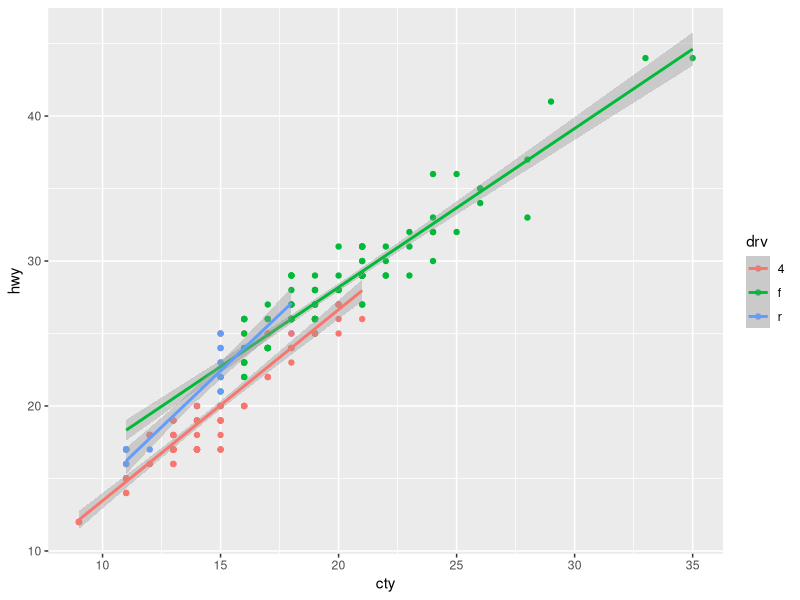
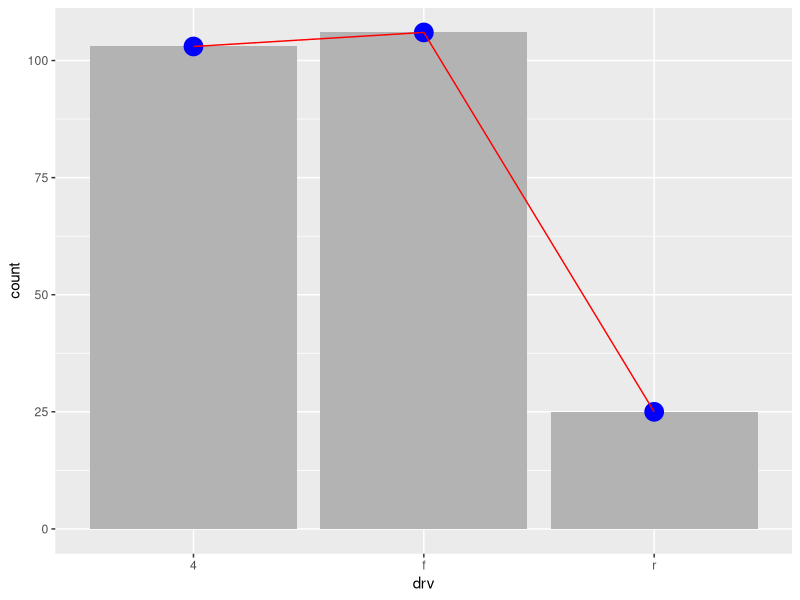
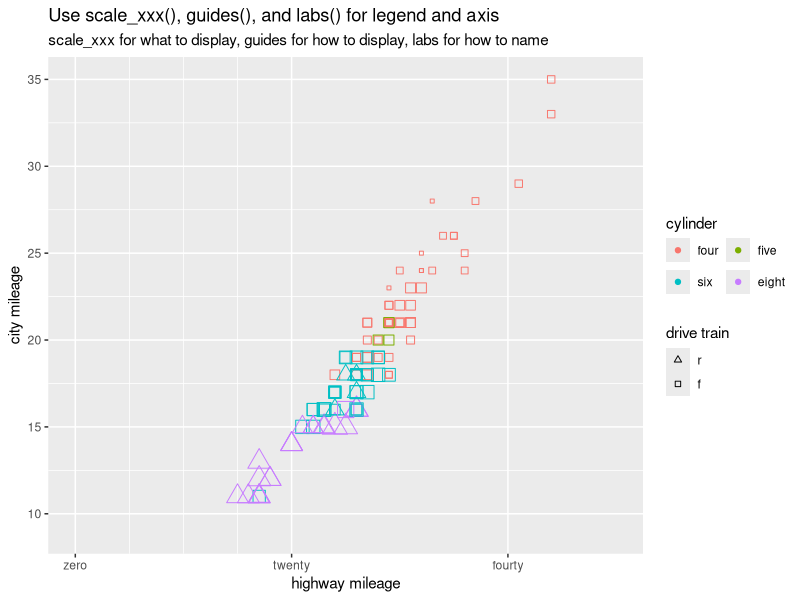
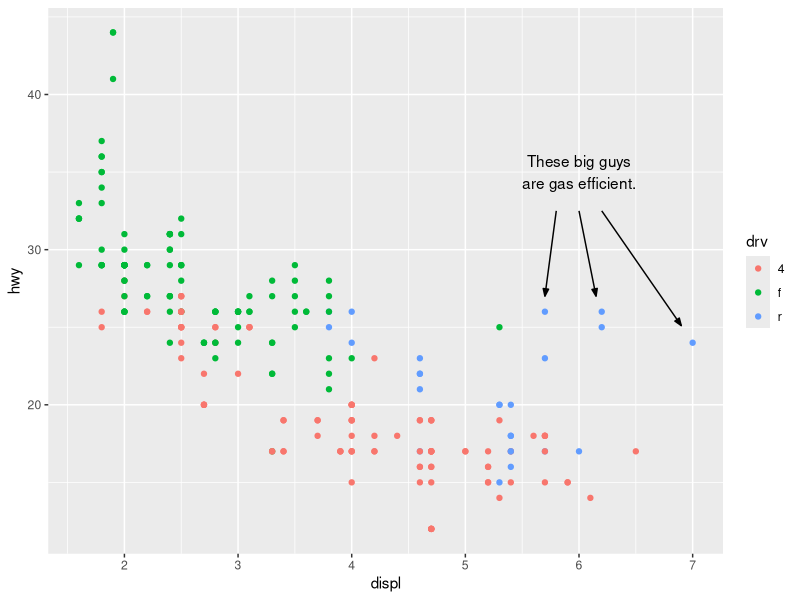
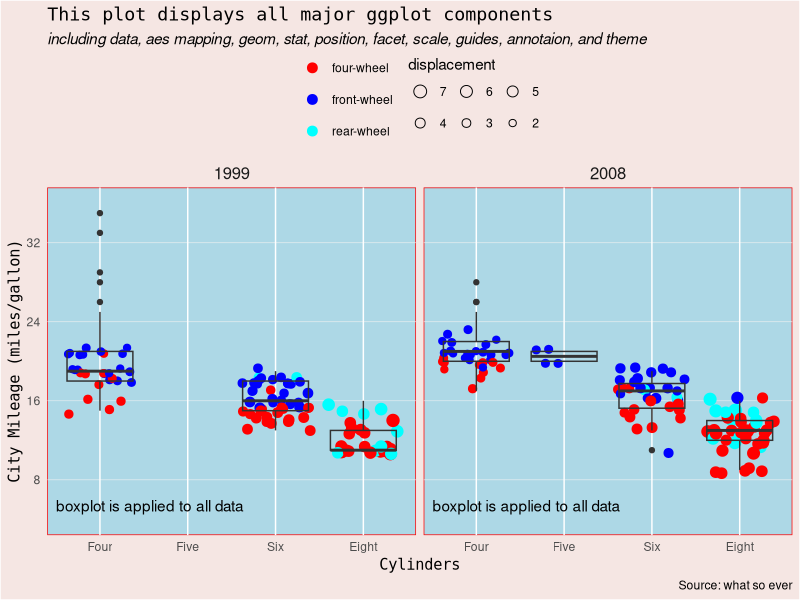

The R source for these figures, in order:
## ---- chunk 1
library(knitr)
opts_chunk$set(message = FALSE, warning = FALSE)
## ---- chunk 2
library(ggplot2)
ggplot(mpg, aes(cty, hwy, color = drv)) +
    geom_point() +
    stat_smooth(method = "lm")
## ---- chunk 3
ggplot(mpg, aes(drv)) +
    stat_count(geom = "bar", fill = "grey70") +
    stat_count(geom = "point", size = 6, color = "blue") +
    stat_count(geom = "line", aes(group = 1), color = "red")
## ---- chunk 4
ggplot(mpg, aes(hwy, cty, color = factor(cyl), shape = drv)) +
    geom_point(aes(size = displ)) +
    # what to display
    scale_x_continuous(limits = c(0, 50),
                       breaks = c(0, 20, 40),
                       labels = c("zero", "twenty", "fourty"), 
                       minor_breaks = c(5, 10, 15)) +
    scale_color_discrete(breaks = c(4, 5, 6, 8), 
                         labels = c("four", "five", "six", "eight")) + # asign colors by default
                                    
    scale_shape_manual(limits = c("f", "r"),      # manually select shape
                       values = c(f = 0, r = 2)) +
    # how to display
    guides(
        size = "none",  # hide size
        color = guide_legend(direction = "horizontal",
                             title.position = "top",
                             nrow = 2,
                             byrow = TRUE,  # arrange row by row, default is by column
                             order = 1),    # first legend to show
        shape = guide_legend(direction = "vertical",
                             reverse = TRUE)  # reverse order of legend keys
    ) +
    # what's your name
    labs(title = "Use scale_xxx(), guides(), and labs() for legend and axis",
         subtitle = "scale_xxx for what to display, guides for how to display, labs for how to name",
         x = "highway mileage",
         y = "city mileage", 
         color = "cylinder", 
         shape = "drive train", 
         size = "haha you cannot see me") 

## ---- chunk 5
ggplot(mpg, aes(displ, hwy, color = drv)) +
    geom_point() +
    annotate("text", x = 6, y = 35, label = "These big guys\nare gas efficient.") +
    annotate("segment", x = c(5.8, 6, 6.2), y = 32.5, 
             xend = c(5.7, 6.15, 6.9), yend = c(27, 27, 25.1),
             arrow = arrow(angle = 20, length = unit(2, "mm"), type = "closed"))
## ---- chunk 6
ggplot(mpg, aes(factor(cyl), cty)) +
    # leave color and size in geom_point() so that stat_boxplot works on all data
    geom_point(aes(color = drv, size = displ), position = "jitter") +
    stat_boxplot(fill = NA) + 
    facet_wrap(~year) +

    # === take care axis and legend ===
    
    # determine what values and labels to display
    scale_x_discrete(breaks = c(4, 5, 6, 8),
                     labels = c("Four", "Five", "Six", "Eight")) +
    scale_y_continuous(limits = c(4, 36),
                       breaks = 1:4 * 8) +
    scale_color_manual(breaks = c("4", "f", "r"),
                       values = c("4" = "red", "f" = "blue", "r" = "cyan"),
                       labels = c("four-wheel", "front-wheel", "rear-wheel")) +
    scale_size_area(limits = c(2, 7),
                          max_size = 4) +
    
    # make arrangement for each legend
    guides(
        size = guide_legend(
            title.position = "top",
            nrow = 2,
            byrow = TRUE,
            override.aes = list(shape = 1),
            reverse = TRUE
        ),
        color = guide_legend(
            order = 1,
            nrow = 3,
            override.aes = list(size = 3)
        )
    ) +
    
    # using labs() for all of the titles and labels in one place
    labs(title = "This plot displays all major ggplot components",
         subtitle = "including data, aes mapping, geom, stat, position, facet, scale, guides, annotaion, and theme",
         caption = "Source: what so ever",
         x = "Cylinders",
         y = "City Mileage (miles/gallon)",
         color = NULL,
         size = "displacement") +
    
    # === provide extra information ===
    
    # annotate extra geoms mannually. Play with geom_text() if want to label in
    # a specific facet panel
    annotate("text", x = 0.5, y = 6, label = "boxplot is applied to all data", 
             hjust = 0, vjust = 1) +
    
    # === use theme() to make it beautiful ===
    
    theme(plot.background = element_rect(fill = "#F5E6E3"),
          plot.title = element_text(family = "monospace"),
          plot.subtitle = element_text(face = "italic"),
          panel.background = element_rect(fill = "lightblue", color = "red"),
          panel.grid.major.y = element_line(color = "grey95", size = 0.2),
          panel.grid.minor.y = element_blank(),
          axis.ticks = element_blank(),
          axis.title = element_text(family = "monospace"),
          legend.position = "top",
          legend.key = element_blank(),
          legend.margin = margin(0, 0, 0, 0),
          legend.background = element_blank(),
          strip.background = element_blank(),
          strip.text = element_text(size = 12))
